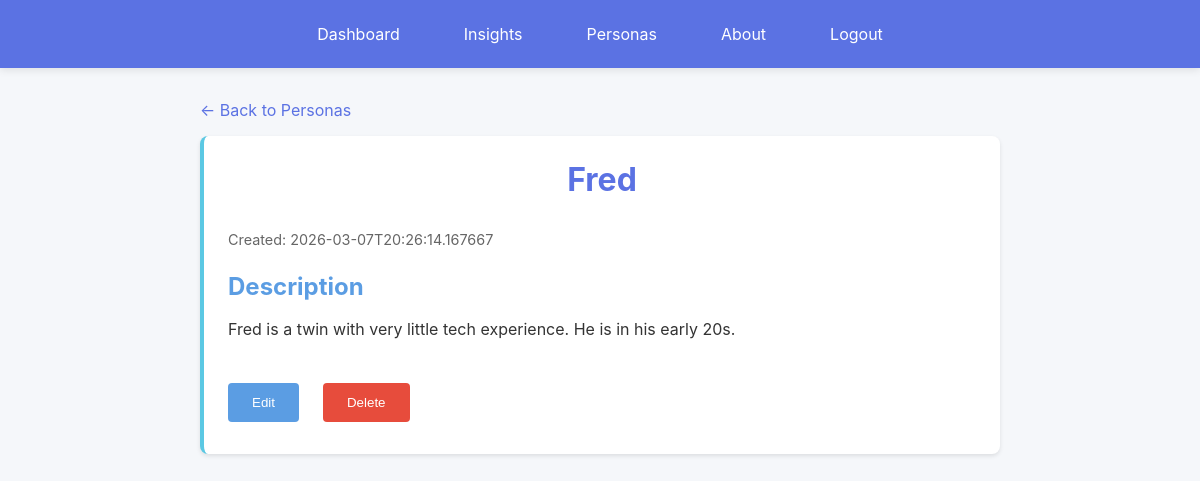
The app's page /personas/10 (signed in) with its own data.
### models.py (models this page shows, shortened)
class Persona(db.Model):
    __tablename__ = 'personas'
    id = db.Column(db.Integer, primary_key=True)
    user_id = db.Column(db.Integer, db.ForeignKey('users.id'), nullable=True, index=True)
    name = db.Column(db.String(200), nullable=False)
    description = db.Column(db.Text, nullable=False)
    timestamp = db.Column(db.DateTime, nullable=False, default=datetime.utcnow)
    insights = db.relationship('Insight', backref='persona', lazy=True, cascade='all, delete-orphan')
    def to_dict(self):
        return {
            'id': self.id,
            'user_id': self.user_id,
            'name': self.name,
            'description': self.description,
            'timestamp': self.timestamp.isoformat() if self.timestamp else None
        }

### web_app.py (the view)
@app.route('/personas/<int:persona_id>')
@login_required
def view_persona(persona_id):
    persona = Persona.query.filter_by(id=persona_id, user_id=current_user_id()).first_or_404()
    return render_template('persona_detail.html', persona=persona.to_dict())

### web_app.py (called while the page is built)
def current_user_id():
    return session.get('user_id')

def get_current_user():
    user_id = current_user_id()
    if not user_id:
        return None
    return User.query.get(user_id)

def login_required(view_func):
    @wraps(view_func)
    def wrapped(*args, **kwargs):
        if not current_user_id():
            flash('Please log in to continue.', 'error')
            return redirect(url_for('login'))
        return view_func(*args, **kwargs)
    return wrapped

@app.context_processor
def inject_shared_context():
    return {
        'colors': COLORS,
        'current_user': get_current_user()
    }

### templates/persona_detail.html (shortened to what this page needs)
{% extends "base.html" %}
{% block content %}
<div style="max-width: 800px; margin: 0 auto;">
    <a href="/personas" style="color: var(--royal-blue); text-decoration: none; margin-bottom: 1rem; display: inline-block;">← Back to Personas</a>
    <div class="card">
        <h1 style="margin-top: 0;">{{ persona.name }}</h1>
        <div class="meta" style="margin: 1rem 0;">Created: {{ persona.timestamp }}</div>
        <h2>Description</h2>
        <p style="line-height: 1.6; white-space: pre-wrap;">{{ persona.description }}</p>
        <div style="margin-top: 2rem; display: flex; gap: 1rem;">
            <button class="btn btn-secondary" onclick="editPersona('{{ persona.id }}')">Edit</button>
            <button class="btn" onclick="deletePersona('{{ persona.id }}')" style="background-color: #e74c3c;">Delete</button>
        </div>
    </div>
</div>
{% endblock %}

### static/style.css (style rules this page uses)
* { margin: 0; padding: 0; box-sizing: border-box; }
body { font-family: -apple-system, BlinkMacSystemFont, 'Segoe UI', Roboto, Oxygen, Ubuntu, Cantarell, sans-serif; background-color: #f5f7fa; color: #333; }
h1 { color: var(--royal-blue); margin-bottom: 2rem; text-align: center; }
h2 { color: var(--medium-blue); margin: 1.5rem 0 1rem 0; }
.card { background: var(--white); border-radius: 8px; padding: 1.5rem; box-shadow: 0 2px 4px rgba(0,0,0,0.1); border-left: 4px solid var(--sky-blue); }
.btn { background-color: var(--royal-blue); color: white; padding: 0.75rem 1.5rem; border: none; border-radius: 4px; cursor: pointer; transition: background-color 0.3s; margin: 0.5rem 0.5rem 0.5rem 0; }
.btn-secondary { background-color: var(--medium-blue); }
.meta { color: #666; font-size: 0.9rem; margin: 0.5rem 0; }

### records on screen
Persona: name "Fred", description "Fred is a twin with very little tech experience. He is in his early 20s."

### other values on screen
{{ persona.timestamp }} "2026-03-07T20:26:14.167667"
